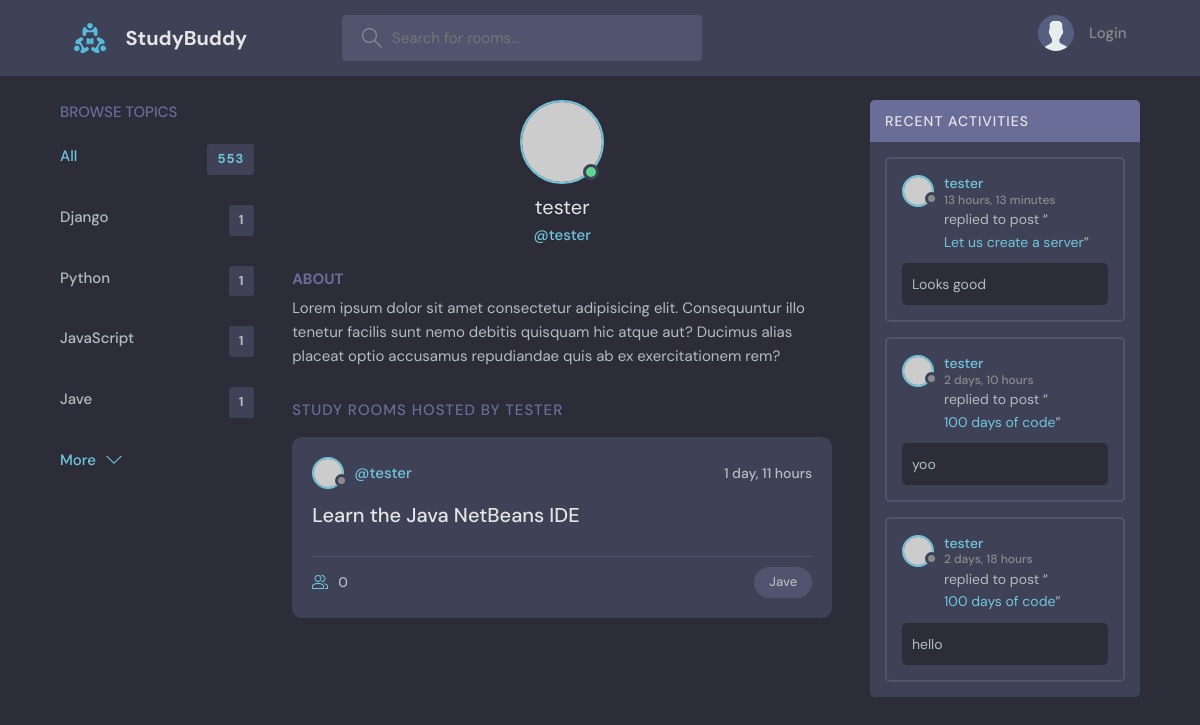
Page /profile/5/ on the earlier database version.
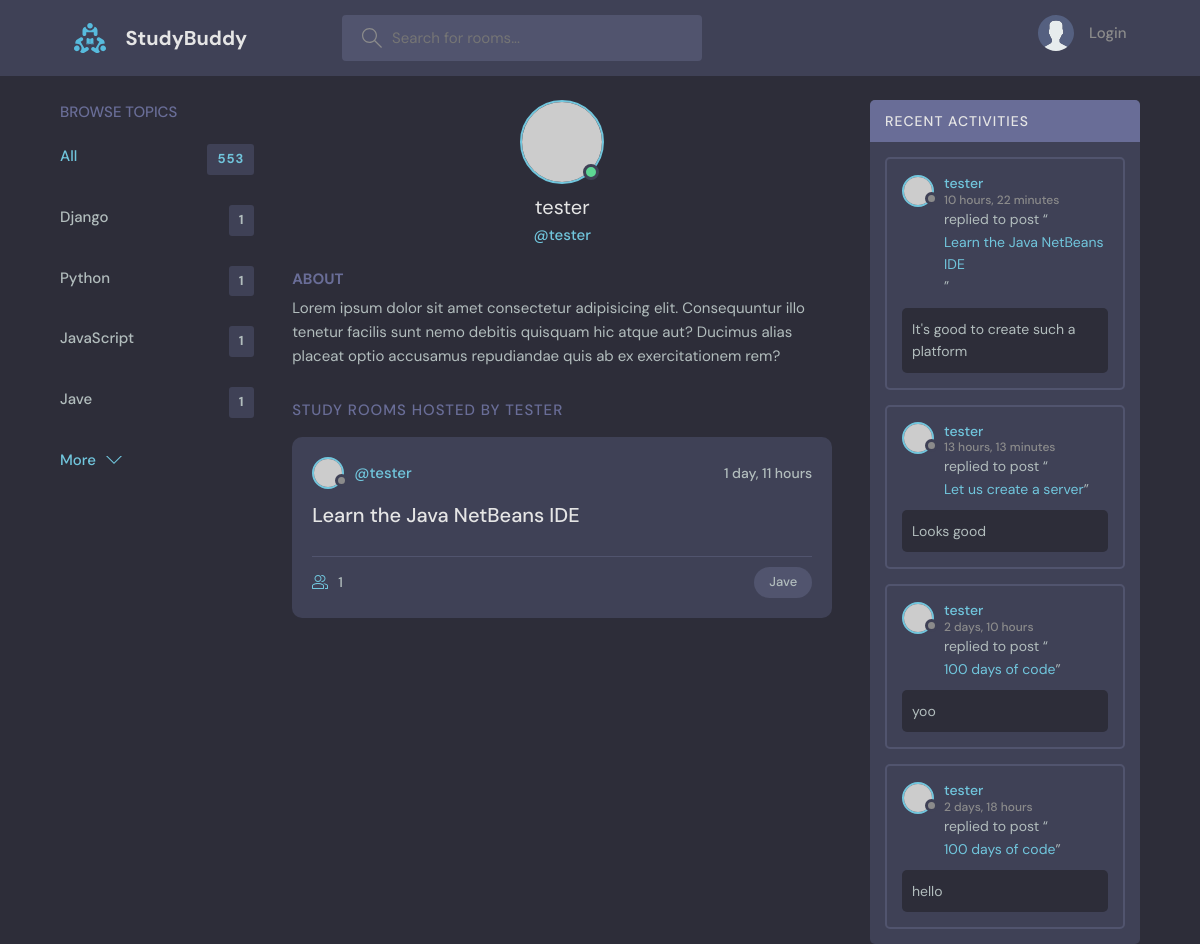
Same page on the later database version.
### base/models.py (models this page shows, shortened)
class Topic(models.Model):
    name = models.CharField(max_length=200)

class Room(models.Model):
    host = models.ForeignKey(User, on_delete=models.SET_NULL, null=True)
    topic = models.ForeignKey(Topic, on_delete=models.SET_NULL, null=True)
    name = models.CharField(max_length=100)
    description = models.TextField(null=True, blank=True)
    participants = models.ManyToManyField(User, related_name='participants', blank=True)
    updated = models.DateTimeField(auto_now=True)
    created = models.DateTimeField(auto_now_add=True)
    class Meta:
        ordering = ['-updated', '-created']

class Message(models.Model):
    user = models.ForeignKey(User, on_delete=models.CASCADE)
    room = models.ForeignKey(Room, on_delete=models.CASCADE)
    body = models.TextField()
    updated = models.DateTimeField(auto_now=True)
    created = models.DateTimeField(auto_now_add=True)
    class Meta:
        ordering = ['-updated', '-created']
    def __str__(self):
        return self.body[0:50]

### base/views.py (the view)
# urls.py: path("profile/<str:pk>/", views.userProfile, name='user-profile'),
def userProfile(request, pk):
    user = User.objects.get(id=pk)
    rooms = user.room_set.all()
    room_messages = user.message_set.all()
    topics = Topic.objects.all()
    context = {'user': user, 'rooms': rooms, 'room_messages': room_messages, 'topics': topics}
    return render(request, 'profile.html', context)

### templates/profile.html (shortened to what this page needs)
{% extends 'main.html' %}
{% block content %}
<main class="profile-page layout layout--3">
  <div class="container">
    {% include 'topic_component.html' %}
    <div class="roomList">
      <div class="profile">
        <div class="profile__avatar">
          <div class="avatar avatar--large active">
            <img src="https://randomuser.me/api/portraits/men/11.jpg" />
          </div>
        </div>
        <div class="profile__info">
          <h3>{{user.username}}</h3>
          <p>@{{user.username}}</p>
        </div>
        <div class="profile__about">
          <h3>About</h3>
          <p>
            Lorem ipsum dolor sit amet consectetur adipisicing elit. Consequuntur illo tenetur
            facilis sunt nemo debitis quisquam hic atque aut? Ducimus alias placeat optio
            accusamus repudiandae quis ab ex exercitationem rem?
          </p>
        </div>
      </div>
      <div class="roomList__header">
        <div>
          <h2>Study Rooms Hosted by {{user.username}}</a>
          </h2>
        </div>
      </div>
      {% include 'feed_component.html' %}
    </div>
    {% include 'activity_component.html' %}
  </div>
</main>
{% endblock content %}

### templates/main.html (shortened to what this page needs)
<!DOCTYPE html>
{% load static %}
<html lang="en">
<head>
    <link rel="stylesheet" href="{% static 'styles/style.css' %}" />
</head>
<body>
    {% include 'navbar.html' %}
    {% block content %}
    {% endblock %}
</body>
</html>

### templates/navbar.html (shortened to what this page needs)
{% load static %}
<header class="header header--loggedIn">
    <div class="container">
        <a href="{% url 'home' %}" class="header__logo">
            <img src="{% static 'images/logo.svg' %}" />
            <h1>StudyBuddy</h1>
        </a>
        <form class="header__search" method="GET" action="{% url 'home' %}">
            <label>
                <input name = 'q' placeholder="Search for rooms..." />
            </label>
        </form>
        <nav class="header__menu">
            {% if request.user.is_authenticated %}
            <div class="header__user">
                <a href="{% url 'user-profile' request.user.id %}">
                    <div class="avatar avatar--medium active">
                        <img src="https://randomuser.me/api/portraits/men/37.jpg" />
                    </div>
                    <p>{{request.user.username}}<span>@{{request.user.username}}</span></p>
                </a>
                <button class="dropdown-button">
                    <svg version="1.1" xmlns="http://www.w3.org/2000/svg" width="32" height="32" viewBox="0 0 32 32">
                        <title>chevron-down</title>
                        <path d="M16 21l-13-13h-3l16 16 16-16h-3l-13 13z"></path>
                    </svg>
                </button>
            </div>
            {% else %}
            <a href="{% url 'login' %}">
                <img src="{% static 'images/avatar.svg' %}" />
                 <p>Login</p>
            </a>
            {% endif %}
        </nav>
    </div>
</header>

### templates/topic_component.html
<div class="topics">
    <div class="topics__header">
        <h2>Browse Topics</h2>
    </div>
    <ul class="topics__list">
        <li>
            <a href="{% url 'home' %}" class="active">All <span>553</span></a>
        </li>
        {% for topic in topics %}
        <li>
            <a href="{% url 'home' %}?q={{topic.name}}">{{topic.name}} <span>{{topic.room_set.all.count}}</span></a>
        </li>
        {% endfor %}
    </ul>
    <a class="btn btn--link" href="{% url 'topics' %}">
        More
        <svg version="1.1" xmlns="http://www.w3.org/2000/svg" width="32" height="32" viewBox="0 0 32 32">
            <title>chevron-down</title>
            <path d="M16 21l-13-13h-3l16 16 16-16h-3l-13 13z"></path>
        </svg>
    </a>
</div>

### templates/feed_component.html (shortened to what this page needs)
{% for room in rooms %}
<div class="roomListRoom">
    <div class="roomListRoom__header">
      <a href="{% url 'user-profile' room.host.id %}" class="roomListRoom__author">
        <div class="avatar avatar--small">
          <img src="https://randomuser.me/api/portraits/women/11.jpg" />
        </div>
        <span>@{{room.host.username}}</span>
      </a>
      <div class="roomListRoom__actions">
        <span>{{room.created|timesince}}</span>
      </div>
    </div>
    <div class="roomListRoom__content">
      <a href="{% url 'room' room.id %}">{{room.name}}</a>
    </div>
    <div class="roomListRoom__meta">
      <a href="{% url 'room' room.id %}" class="roomListRoom__joined">
        {{room.participants.count}}
      </a>
      <p class="roomListRoom__topic">{{room.topic.name}}</p>
    </div>
  </div>
{% endfor %}

### templates/activity_component.html (shortened to what this page needs)
<div class="activities">
    <div class="activities__header">
      <h2>Recent Activities</h2>
    </div>
    {% for message in room_messages %}
    <div class="activities__box">
      <div class="activities__boxHeader roomListRoom__header">
        <a href="{% url 'user-profile' message.user.id %}" class="roomListRoom__author">
          <div class="avatar avatar--small">
            <img src="https://randomuser.me/api/portraits/women/11.jpg" />
          </div>
          <p>
            {{message.user}}
            <span>{{message.created|timesince}}</span>
          </p>
        </a>
      </div>
      <div class="activities__boxContent">
        <p>replied to post “<a href="{% url 'room' message.room.id %}">{{message.room.name}}</a>”</p>
        <div class="activities__boxRoomContent">
            {{message}}
        </div>
      </div>
    </div>
    {% endfor %}
  </div>

Differences in the rows shown:
computed for Room "Learn the Java NetBeans IDE": participants.count "0" → "1"
added Message: user "tester", created "10 hours, 22 minutes", room.name "Learn the Java NetBeans IDE", body "It's good to create such a platform"
